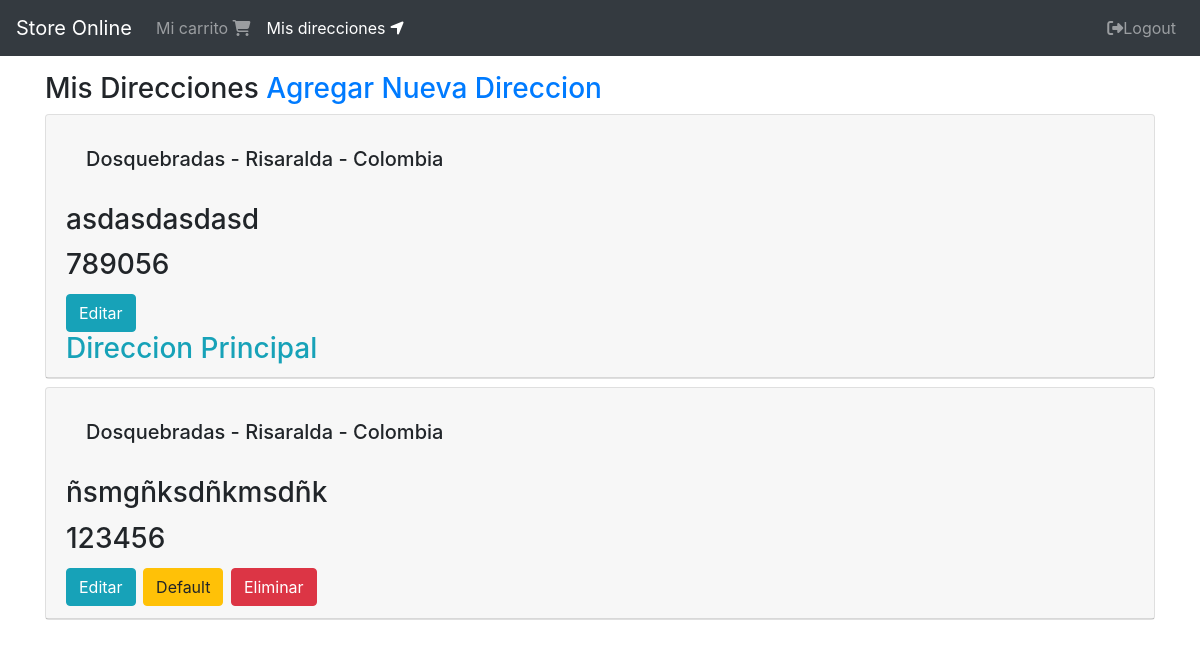
Before: /direcciones/ (signed in) with the older database file.
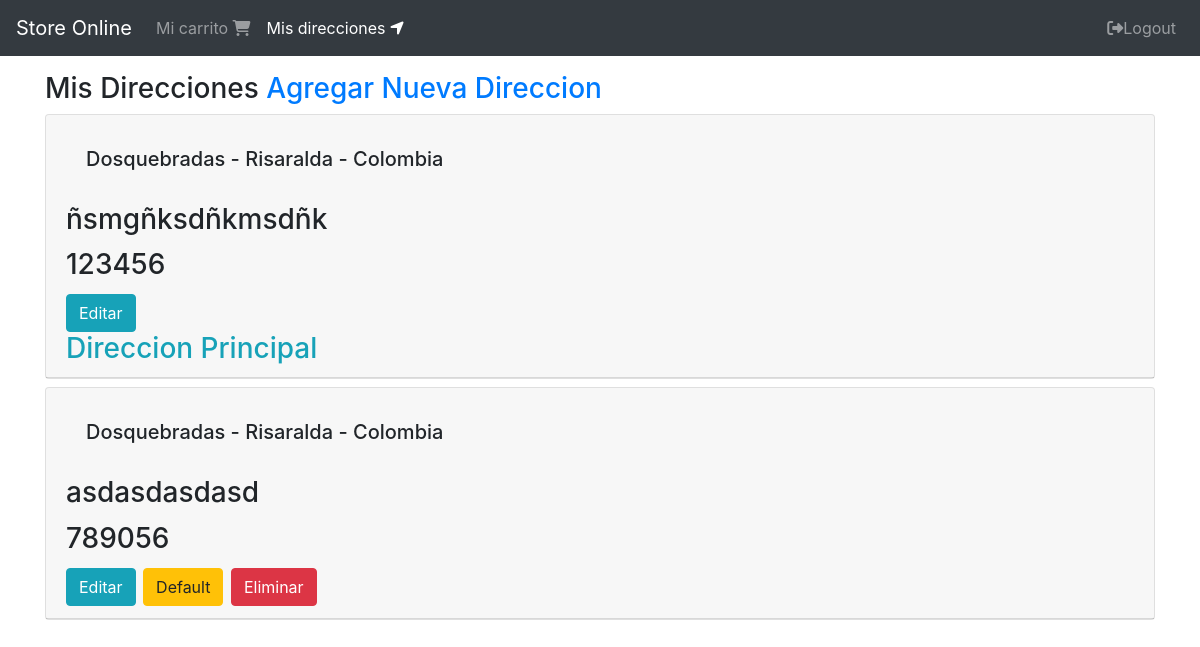
After: the same page with the newer database file.
### shipping_address/models.py (models this page shows, shortened)
class ShippingAddress(models.Model):
    user = models.ForeignKey(User, null=False, blank=False, on_delete=models.CASCADE)
    line1 = models.CharField(max_length=200)
    line2 = models.CharField(max_length=200, blank=True)
    city = models.CharField(max_length=100)
    state = models.CharField(max_length=100)
    country = models.CharField(max_length=50)
    reference = models.CharField(max_length=300)
    postal_code = models.CharField(max_length=10, null=False, blank=False)
    default = models.BooleanField(default=False)
    create_at = models.DateTimeField(auto_now_add=True)
    @property
    def address(self):
        return '{} - {} - {}'.format(self.city, self.state, self.country)

### shipping_address/views.py (the view)
# urls.py: path('', views.ShippingAddressListView.as_view(), name='shipping_addresses'),
class ShippingAddressListView(LoginRequiredMixin, generic.ListView):
    login_url = 'login'
    model = ShippingAddress
    template_name = 'shipping_addresses.html'
    def get_queryset(self):
        return ShippingAddress.objects.filter(user=self.request.user).order_by('-default')

### shipping_address/templates/shipping_addresses.html
{% extends "base/base.html" %}
{% block content %}
  <div class="col">
      <div class="h3">
          Mis Direcciones
          <a href="{% url 'shipping_address:create' %}">Agregar Nueva Direccion</a>
          <div class="mt-2">
            {% for shipping_address in object_list %}
              <div class="mt-2">
                {% include "snippets/shipping_address.html" with edit=True %}
              </div>
            {% endfor %}
          </div>
      </div>
  </div>
{% endblock content %}

### shipping_address/templates/snippets/shipping_address.html
<div class="card">
    <div class="card-header">
        <div class="card-body">
            <h5 class="card-title">
                {{shipping_address.address}}
            </h5>
        </div>
        <div class="card-title">
            {{shipping_address.reference}}
        </div>
        <div class="card-title">
            {{shipping_address.postal_code}}
        </div>
        {% if edit %}
            <div class="mt-2">
                <a href="{% url 'shipping_address:update' shipping_address.pk %}" class="btn btn-info">Editar</a>
                {% if shipping_address.default %}
                    <div class="text-info">
                        Direccion Principal
                    </div>
                {% else %}
                    <a href="{% url 'shipping_address:default' shipping_address.pk %}" class="btn btn-warning">Default</a>
                    <a href="{% url 'shipping_address:delete' shipping_address.pk %}" class="btn btn-danger">Eliminar</a>
                {% endif %}
            </div>
        {% endif %}
    </div>
</div>

Changed rows visible on the page:
changed ShippingAddress "ñsmgñksdñkmsdñk": default "Default Eliminar" → "Direccion Principal"; moves up the list
changed ShippingAddress "asdasdasdasd": default "Direccion Principal" → "Default Eliminar"
